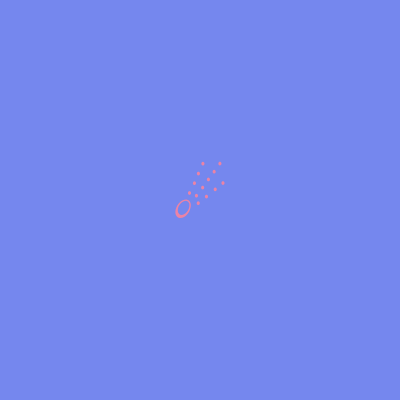
Frame 1 (no input)
Frame 60 (no input): identical to frame 1, image omitted
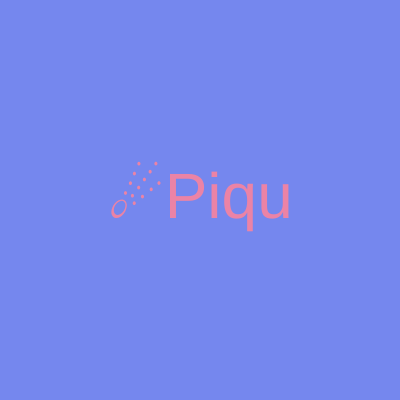
Frame 120 (the mouse pressed at the canvas centre since frame 60)

The p5.js sketch that drew these frames (run headless with seeded random() and noise() and a simulated clock; from frame 60 on, the mouse is pressed at the canvas centre):

// p5.js sketch
// ── sketch.js
function setup() {
  createCanvas(400, 400);
}

function inicializaCores(){//cores
  background("#7587EE");
  fill("#EB83A6");// cor do texto
  textSize(64);//tamanho da palavra
  textAlign(CENTER,CENTER);
}

function draw() {
  inicializaCores();
  
  let maximo = width;
  let minimo = 1;
  //mouseX, 0, width ==> 0, palavra.length
  let palavra = "☄PiquMaria";
  let quantidade = map(mouseX, 0, width, 1, palavra.length);
  //console.log(quantidade);
  let parcial = palavra.substring(0,quantidade);
  text(parcial,200,200);
}
